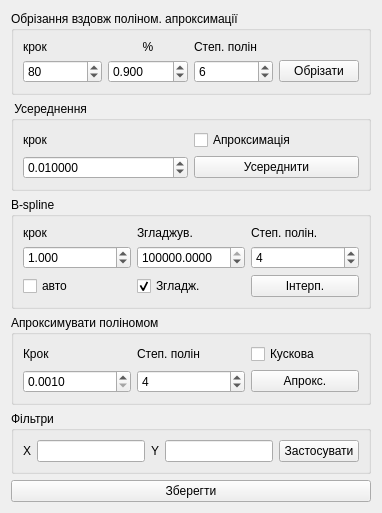
        <widget class="QWidget" name="tab_2">
         <property name="enabled">
          <bool>true</bool>
         </property>
         <attribute name="title">
          <string>Крос</string>
         </attribute>
         <layout class="QVBoxLayout" name="verticalLayout_2">
          <item>
           <widget class="QGroupBox" name="groupBox_5">
            <property name="title">
             <string>Обрізання вздовж поліном. апроксимації</string>
            </property>
            <layout class="QGridLayout" name="gridLayout_6">
             <item row="0" column="0">
              <widget class="QLabel" name="label_10">
               <property name="text">
                <string>крок</string>
               </property>
              </widget>
             </item>
             <item row="0" column="2">
              <widget class="QLabel" name="label_12">
               <property name="text">
                <string>Степ. полін</string>
               </property>
              </widget>
             </item>
             <item row="1" column="1">
              <widget class="QDoubleSpinBox" name="cPolyP">
               <property name="toolTip">
                <string>Відсоток від максимального відхилення</string>
               </property>
               <property name="decimals">
                <number>3</number>
               </property>
               <property name="minimum">
                <double>0.001000000000000</double>
               </property>
               <property name="maximum">
                <double>999.000000000000000</double>
               </property>
               <property name="singleStep">
                <double>0.010000000000000</double>
               </property>
               <property name="value">
                <double>0.900000000000000</double>
               </property>
              </widget>
             </item>
             <item row="1" column="2">
              <widget class="QDoubleSpinBox" name="cPolyM">
               <property name="decimals">
                <number>0</number>
               </property>
               <property name="value">
                <double>6.000000000000000</double>
               </property>
              </widget>
             </item>
             <item row="0" column="1">
              <widget class="QLabel" name="label_11">
               <property name="text">
                <string>%</string>
               </property>
               <property name="alignment">
                <set>Qt::AlignCenter</set>
               </property>
              </widget>
             </item>
             <item row="1" column="0">
              <widget class="QDoubleSpinBox" name="cPolyN">
               <property name="toolTip">
                <string>Розмір порцій, для яких буде проводитись обробка</string>
               </property>
               <property name="decimals">
                <number>0</number>
               </property>
               <property name="minimum">
                <double>1.000000000000000</double>
               </property>
               <property name="maximum">
                <double>999999999.000000000000000</double>
               </property>
               <property name="singleStep">
                <double>1.000000000000000</double>
               </property>
               <property name="value">
                <double>80.000000000000000</double>
               </property>
              </widget>
             </item>
             <item row="1" column="3">
              <widget class="QPushButton" name="cPolyOk">
               <property name="text">
                <string>Обрізати</string>
               </property>
              </widget>
             </item>
            </layout>
           </widget>
          </item>
          <item>
           <widget class="QGroupBox" name="groupBox_7">
            <property name="title">
             <string> Усереднення</string>
            </property>
            <layout class="QGridLayout" name="gridLayout">
             <item row="0" column="0">
              <widget class="QLabel" name="label_14">
               <property name="text">
                <string>крок</string>
               </property>
              </widget>
             </item>
             <item row="1" column="0">
              <widget class="QDoubleSpinBox" name="cAverageStep">
               <property name="toolTip">
                <string>Розмір порцій, для яких буде проводитись усереднення</string>
               </property>
               <property name="decimals">
                <number>6</number>
               </property>
               <property name="minimum">
                <double>0.000001000000000</double>
               </property>
               <property name="maximum">
                <double>999999999.000000000000000</double>
               </property>
               <property name="singleStep">
                <double>0.010000000000000</double>
               </property>
               <property name="value">
                <double>0.010000000000000</double>
               </property>
              </widget>
             </item>
             <item row="1" column="1">
              <widget class="QPushButton" name="cAverageOk">
               <property name="text">
                <string>Усереднити</string>
               </property>
              </widget>
             </item>
             <item row="0" column="1">
              <widget class="QCheckBox" name="cAverageApprox">
               <property name="text">
                <string>Апроксимація</string>
               </property>
              </widget>
             </item>
            </layout>
           </widget>
          </item>
          <item>
           <widget class="QGroupBox" name="groupBox_8">
            <property name="title">
             <string>В-spline</string>
            </property>
            <layout class="QGridLayout" name="gridLayout_7">
             <item row="0" column="0">
              <widget class="QLabel" name="label_16">
               <property name="text">
                <string>крок</string>
               </property>
              </widget>
             </item>
             <item row="0" column="1">
              <widget class="QLabel" name="label_17">
               <property name="text">
                <string>Згладжув.</string>
               </property>
              </widget>
             </item>
             <item row="0" column="2">
              <widget class="QLabel" name="label_4">
               <property name="text">
                <string>Степ. полін.</string>
               </property>
              </widget>
             </item>
             <item row="1" column="0">
              <widget class="QDoubleSpinBox" name="cB_splineStep">
               <property name="decimals">
                <number>3</number>
               </property>
               <property name="minimum">
                <double>0.001000000000000</double>
               </property>
               <property name="maximum">
                <double>99999.000000000000000</double>
               </property>
               <property name="singleStep">
                <double>0.500000000000000</double>
               </property>
               <property name="value">
                <double>1.000000000000000</double>
               </property>
              </widget>
             </item>
             <item row="1" column="1">
              <widget class="QDoubleSpinBox" name="cB_splineS">
               <property name="decimals">
                <number>4</number>
               </property>
               <property name="minimum">
                <double>0.000000000000000</double>
               </property>
               <property name="maximum">
                <double>999999999.000000000000000</double>
               </property>
               <property name="singleStep">
                <double>0.050000000000000</double>
               </property>
               <property name="value">
                <double>1500000.000000000000000</double>
               </property>
              </widget>
             </item>
             <item row="1" column="2">
              <widget class="QDoubleSpinBox" name="cB_splineK">
               <property name="decimals">
                <number>0</number>
               </property>
               <property name="minimum">
                <double>1.000000000000000</double>
               </property>
               <property name="maximum">
                <double>5.000000000000000</double>
               </property>
               <property name="value">
                <double>4.000000000000000</double>
               </property>
              </widget>
             </item>
             <item row="2" column="0">
              <widget class="QCheckBox" name="cAutoB_splineS">
               <property name="text">
                <string>авто</string>
               </property>
              </widget>
             </item>
             <item row="2" column="1">
              <widget class="QCheckBox" name="cB_splineSmooth">
               <property name="text">
                <string>Згладж.</string>
               </property>
               <property name="checked">
                <bool>true</bool>
               </property>
              </widget>
             </item>
             <item row="2" column="2">
              <widget class="QPushButton" name="cB_splineOk">
               <property name="text">
                <string>Інтерп.</string>
               </property>
              </widget>
             </item>
            </layout>
           </widget>
          </item>
          <item>
           <widget class="QGroupBox" name="groupBox_9">
            <property name="enabled">
             <bool>true</bool>
            </property>
            <property name="title">
             <string>Апроксимувати поліномом</string>
            </property>
            <layout class="QGridLayout" name="gridLayout_12">
             <item row="0" column="0">
              <widget class="QLabel" name="label_18">
               <property name="text">
                <string>Крок</string>
               </property>
              </widget>
             </item>
             <item row="1" column="1">
              <widget class="QSpinBox" name="cApproxM">
               <property name="minimum">
                <number>1</number>
               </property>
               <property name="singleStep">
                <number>1</number>
               </property>
               <property name="value">
                <number>4</number>
               </property>
              </widget>
             </item>
             <item row="1" column="2">
              <widget class="QPushButton" name="cPolyApprox">
               <property name="text">
                <string>Апрокс.</string>
               </property>
              </widget>
             </item>
             <item row="1" column="0">
              <widget class="QDoubleSpinBox" name="cApproxStep">
               <property name="decimals">
                <number>4</number>
               </property>
               <property name="minimum">
                <double>0.001000000000000</double>
               </property>
               <property name="maximum">
                <double>10000.000000000000000</double>
               </property>
               <property name="singleStep">
                <double>10000.000000000000000</double>
               </property>
              </widget>
             </item>
             <item row="0" column="1">
              <widget class="QLabel" name="label">
               <property name="text">
                <string>Степ. полін</string>
               </property>
              </widget>
             </item>
             <item row="0" column="2">
              <widget class="QCheckBox" name="checkBox">
               <property name="text">
                <string>Кускова</string>
               </property>
              </widget>
             </item>
            </layout>
           </widget>
          </item>
          <item>
           <widget class="QGroupBox" name="groupBox_21">
            <property name="title">
             <string>Фільтри</string>
            </property>
            <layout class="QHBoxLayout" name="horizontalLayout_22">
             <item>
              <widget class="QLabel" name="label_19">
               <property name="text">
                <string>X</string>
               </property>
              </widget>
             </item>
             <item>
              <widget class="QLineEdit" name="cXFilt">
               <property name="enabled">
                <bool>true</bool>
               </property>
               <property name="maxLength">
                <number>100</number>
               </property>
              </widget>
             </item>
             <item>
              <widget class="QLabel" name="label_27">
               <property name="text">
                <string>Y</string>
               </property>
              </widget>
             </item>
             <item>
              <widget class="QLineEdit" name="cYFilt">
               <property name="enabled">
                <bool>true</bool>
               </property>
               <property name="maxLength">
                <number>100</number>
               </property>
              </widget>
             </item>
             <item>
              <widget class="QPushButton" name="cFiltOk">
               <property name="text">
                <string>Застосувати</string>
               </property>
              </widget>
             </item>
            </layout>
           </widget>
          </item>
          <item>
           <widget class="QPushButton" name="cSave">
            <property name="text">
             <string>Зберегти</string>
            </property>
           </widget>
          </item>
         </layout>
        </widget>
